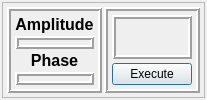
         <widget class="QWidget" name="tabGeometrical">
          <attribute name="title">
           <string>Geometrical Method</string>
          </attribute>
          <layout class="QVBoxLayout" name="verticalLayout_17">
           <property name="spacing">
            <number>2</number>
           </property>
           <property name="leftMargin">
            <number>2</number>
           </property>
           <property name="topMargin">
            <number>2</number>
           </property>
           <property name="rightMargin">
            <number>2</number>
           </property>
           <property name="bottomMargin">
            <number>2</number>
           </property>
           <item>
            <widget class="QFrame" name="frame_13">
             <property name="frameShape">
              <enum>QFrame::StyledPanel</enum>
             </property>
             <property name="frameShadow">
              <enum>QFrame::Raised</enum>
             </property>
             <layout class="QHBoxLayout" name="horizontalLayout_7" stretch="6,3">
              <property name="spacing">
               <number>2</number>
              </property>
              <property name="leftMargin">
               <number>4</number>
              </property>
              <property name="topMargin">
               <number>4</number>
              </property>
              <property name="rightMargin">
               <number>4</number>
              </property>
              <property name="bottomMargin">
               <number>4</number>
              </property>
              <item>
               <widget class="QFrame" name="frame_14">
                <property name="frameShape">
                 <enum>QFrame::Box</enum>
                </property>
                <property name="frameShadow">
                 <enum>QFrame::Raised</enum>
                </property>
                <property name="lineWidth">
                 <number>2</number>
                </property>
                <layout class="QVBoxLayout" name="verticalLayout_18">
                 <property name="spacing">
                  <number>2</number>
                 </property>
                 <property name="leftMargin">
                  <number>4</number>
                 </property>
                 <property name="topMargin">
                  <number>4</number>
                 </property>
                 <property name="rightMargin">
                  <number>4</number>
                 </property>
                 <property name="bottomMargin">
                  <number>4</number>
                 </property>
                 <item>
                  <widget class="QLabel" name="label_6">
                   <property name="sizePolicy">
                    <sizepolicy hsizetype="Preferred" vsizetype="Fixed">
                     <horstretch>0</horstretch>
                     <verstretch>0</verstretch>
                    </sizepolicy>
                   </property>
                   <property name="text">
                    <string>&lt;html&gt;&lt;head/&gt;&lt;body&gt;&lt;p&gt;&lt;span style=&quot; font-size:12pt; font-weight:700;&quot;&gt;Amplitude&lt;/span&gt;&lt;/p&gt;&lt;/body&gt;&lt;/html&gt;</string>
                   </property>
                   <property name="alignment">
                    <set>Qt::AlignCenter</set>
                   </property>
                  </widget>
                 </item>
                 <item>
                  <widget class="QFrame" name="frame_16">
                   <property name="frameShape">
                    <enum>QFrame::Box</enum>
                   </property>
                   <property name="frameShadow">
                    <enum>QFrame::Raised</enum>
                   </property>
                   <property name="lineWidth">
                    <number>2</number>
                   </property>
                  </widget>
                 </item>
                 <item>
                  <widget class="QLabel" name="label_7">
                   <property name="sizePolicy">
                    <sizepolicy hsizetype="Preferred" vsizetype="Fixed">
                     <horstretch>0</horstretch>
                     <verstretch>0</verstretch>
                    </sizepolicy>
                   </property>
                   <property name="text">
                    <string>&lt;html&gt;&lt;head/&gt;&lt;body&gt;&lt;p&gt;&lt;span style=&quot; font-size:12pt; font-weight:700;&quot;&gt;Phase&lt;/span&gt;&lt;/p&gt;&lt;/body&gt;&lt;/html&gt;</string>
                   </property>
                   <property name="alignment">
                    <set>Qt::AlignCenter</set>
                   </property>
                  </widget>
                 </item>
                 <item>
                  <widget class="QFrame" name="frame_17">
                   <property name="frameShape">
                    <enum>QFrame::Box</enum>
                   </property>
                   <property name="frameShadow">
                    <enum>QFrame::Raised</enum>
                   </property>
                   <property name="lineWidth">
                    <number>2</number>
                   </property>
                  </widget>
                 </item>
                </layout>
               </widget>
              </item>
              <item>
               <widget class="QFrame" name="frame_15">
                <property name="frameShape">
                 <enum>QFrame::Box</enum>
                </property>
                <property name="frameShadow">
                 <enum>QFrame::Raised</enum>
                </property>
                <property name="lineWidth">
                 <number>2</number>
                </property>
                <layout class="QVBoxLayout" name="verticalLayout_19" stretch="8,2">
                 <property name="spacing">
                  <number>4</number>
                 </property>
                 <property name="leftMargin">
                  <number>4</number>
                 </property>
                 <property name="topMargin">
                  <number>4</number>
                 </property>
                 <property name="rightMargin">
                  <number>4</number>
                 </property>
                 <property name="bottomMargin">
                  <number>4</number>
                 </property>
                 <item>
                  <widget class="QFrame" name="frame_18">
                   <property name="frameShape">
                    <enum>QFrame::Box</enum>
                   </property>
                   <property name="frameShadow">
                    <enum>QFrame::Raised</enum>
                   </property>
                   <property name="lineWidth">
                    <number>2</number>
                   </property>
                  </widget>
                 </item>
                 <item>
                  <widget class="QPushButton" name="btnGeometrical">
                   <property name="text">
                    <string>Execute</string>
                   </property>
                   <property name="default">
                    <bool>true</bool>
                   </property>
                  </widget>
                 </item>
                </layout>
               </widget>
              </item>
             </layout>
            </widget>
           </item>
          </layout>
         </widget>
